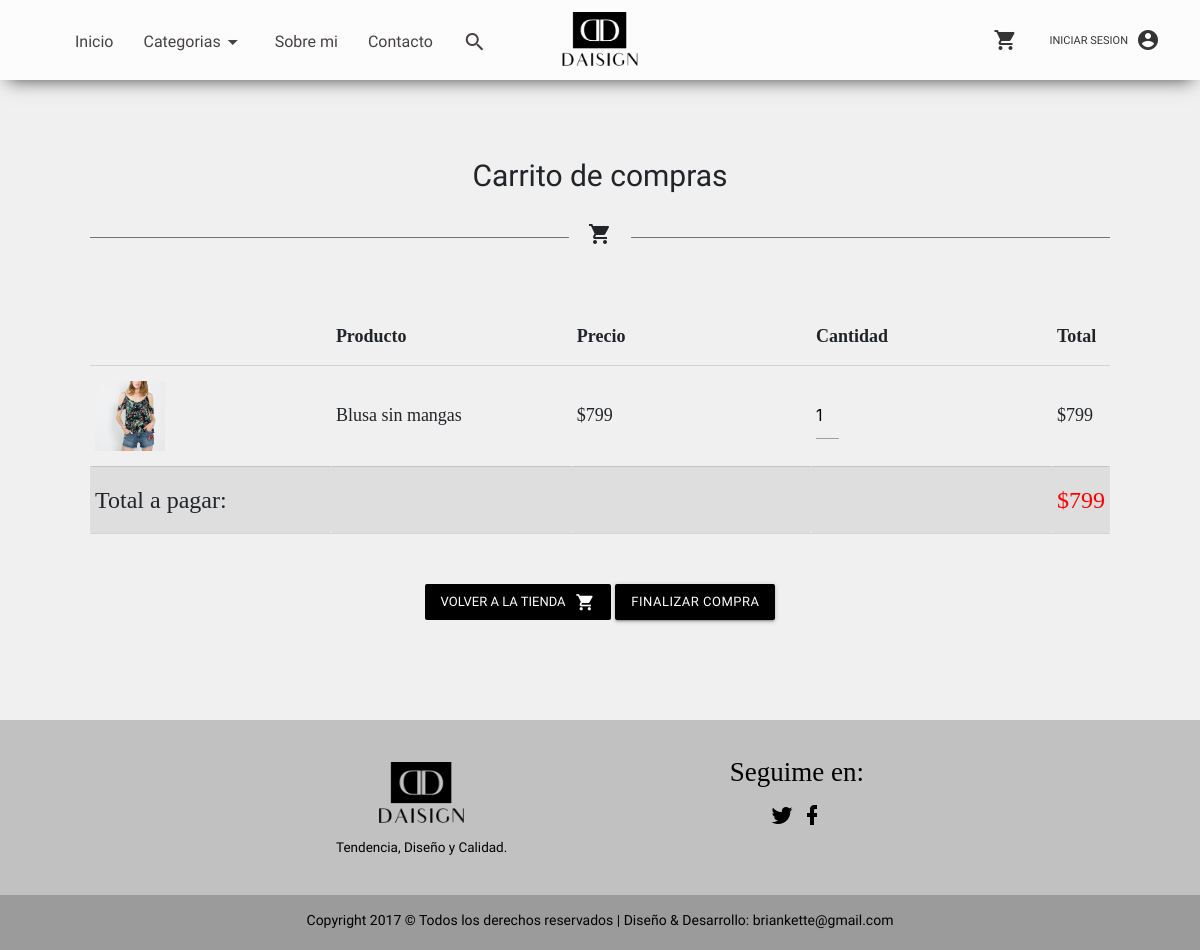
The page /carrito/carrito.php?id=1 on the database its author committed.
### tables this page shows
CREATE TABLE IF NOT EXISTS `producto` (
  `id` int(11) NOT NULL AUTO_INCREMENT,
  `Nombre` varchar(255) NOT NULL,
  `Categoria` varchar(255) NOT NULL,
  `Descripcion` varchar(255) NOT NULL,
  `Stock` int(11) NOT NULL,
  `Precio` varchar(255) NOT NULL,
  `Foto` varchar(255) NOT NULL,
  PRIMARY KEY (`id`)
);

### carrito/carrito.php (the view, shortened to what this page needs)
<?php session_start();
	try{
		$conexion = new PDO('mysql:host=localhost;dbname=proyecto_final', 'root', 'brian');
	}catch(PDOException $e){
	    echo "Error: " . $e->getMessage();
	    die();
	}
	if (isset($_SESSION['carrito'])) {
		if(isset($_GET['id'])){
			$arreglo = $_SESSION['carrito'];
			$encontro = false;
			$numero=0;
			for ($i=0;$i<count($arreglo);$i++) {
				if($arreglo[$i]['id']==$_GET['id']){
					$encontro=true;
					$numero=$i;
				}
			}
			if($encontro==true){
				$arreglo[$numero]['Canti']=$arreglo[$numero]['Canti']+1;
				$_SESSION['carrito']=$arreglo;
			}else{
				$nombre="";
				$precio=0;
				$imagen="";
				$re= $conexion->prepare("SELECT * FROM producto WHERE id =" .$_GET['id']);
				$re->execute();
				while ($f = $re->fetch(PDO::FETCH_ASSOC)) {
					$nombre=$f['Descripcion'];
					$precio=$f['Precio'];
					$imagen=$f['Foto'];
				}
				$datosNuevos = array('id'=>$_GET['id'],
								'Des'=>$nombre,
								'Price'=>$precio,
								'Imagen'=>$imagen,
								'Canti'=>1);
				array_push($arreglo, $datosNuevos);
				$_SESSION['carrito']=$arreglo;
			}
	}
	}else{
		if (isset($_GET['id'])) {
			$re= $conexion->prepare("SELECT * FROM producto WHERE id =".$_GET['id']);
			$re->execute();
		}
	}
?>
<!DOCTYPE html>
<html lang="es">
<head>
	<link rel="stylesheet" href="https://maxcdn.bootstrapcdn.com/bootstrap/4.0.0-beta.2/css/bootstrap.min.css">
</head>
<body>
	<?php include("..\header\header.php"); ?>
	<article id="carrito">
		<div class="section">
			<h3>Carrito de compras</h3>
			<div id="divider">
				<hr style="float: left;">
				<i class="material-icons">local_grocery_store</i>
				<hr style="float: right;">
			</div>
		</div>
		<?php
			if (isset($_SESSION['carrito'])) {
				echo  '<table id="tabla" class="table-responsive">
							<thead>
								<tr>
									<th scope="col"></th>
									<th scope="col">Producto</th>
									<th scope="col">Precio</th>
									<th scope="col">Cantidad</th>
									<th scope="col">Total</th>
								</tr>
							</thead>';
			}
 		?>
		<?php
			$total=0;
			if(isset($_SESSION['carrito'])){
				$datos=$_SESSION['carrito'];
				$total=0;
				for($i=0;$i<count($datos);$i++){
		?>
			<tbody class="producto">
			    <tr>
			    	<td><img src="../fotos/<?php echo $datos[$i]['Imagen'];?>" width="70"></td>
			    	<td><?php echo $datos[$i]['Des'];?></td>
			    	<td>$<?php echo $datos[$i]['Price'];?></td>
			    	<td id="ca">
			    		<input id='i_cantidad' class="cantidad" class="form-control" type="text" value="<?php echo $datos[$i]['Canti'];?>"
			    		data-precio="<?php echo $datos[$i]['Price'];?>"
			    		data-id="$<?php echo $datos[$i]['id'];?>">
			    	</td>
			    	<td class="subtotal">$<?php echo $datos[$i]['Canti']*$datos[$i]['Price'];?></td>
			    </tr>
		<?php
				$total=($datos[$i]['Price']*$datos[$i]['Canti'])+$total;
				}
			}
			if (isset($_SESSION['carrito'])) {
				echo ' <tr id="num_total">
						 <td>Total a pagar: </td>
						 <td></td>
						 <td></td>
						 <td></td>
						 <td style="color: red;">$'.$total.'</td>
					   </tr>
					 ';
			}else{
				echo '<center><h4 id="mensaje">El carrito de compras está vacio.</h4></center>';
			}
 		?>
			</tbody>
		</table>
		<a style="text-decoration:none" href="../pagina_principal/index.php" id="volver" class="waves-effect waves-light btn-flat"><i id="icono" class="material-icons right">local_grocery_store</i>Volver a la tienda</a>
		<?php
			if(isset($_SESSION['carrito'])){
				echo '<button id="enviar" class="btn btn-dark" type="submit" name="action">Finalizar compra</button>';
			}
		?>
	</article>
</body>
</html>

### header/header.php (style rules this page uses)
hr { width: 600px; }
i.right { margin-left: 0px; }

### carrito/carrito.php (style rules this page uses)
body { background-color: #F0F0F0; }
#tabla { margin-top: 40px; margin-bottom: 50px; font-family: 'Cinzel', serif; font-size: 18px; }
#num_total { font-size: 24px; background-color: #DEDEDE; }
td { vertical-align: middle; width: 25%; }
#ca { font-family: 'Cinzel', serif; }
#i_cantidad { margin: 0; width: 10%; }
#carrito { width: 85%; margin: auto; text-align: center; margin-top: 50px; margin-bottom: 100px; }
h3 { font-family: 'Marcellus SC', serif; font-size: 30px; margin: 30px; }
h4 { font-family: 'Marcellus SC', serif; font-size: 20px; }
hr { width: 47%; background-color: grey; }
#enviar { background-color: black; font-size: 13px; font-family: 'Marcellus SC', serif; }
#volver { background-color: black; font-size: 13px; font-family: 'Marcellus SC', serif; color: white; }
#icono { padding-left: 10px; }

### rows shown on the page
producto: Foto (picture), Descripcion "Blusa sin mangas", Precio "799", id "1", $datos[$i]['Canti']*$datos[$i]['Price'] "799"

### other values the page prints
$total "799"
